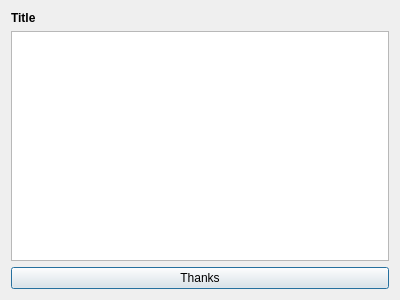
<?xml version="1.0" encoding="UTF-8"?>
<ui version="4.0">
 <class>DialogShowFunc</class>
 <widget class="QDialog" name="DialogShowFunc">
  <property name="geometry">
   <rect>
    <x>0</x>
    <y>0</y>
    <width>400</width>
    <height>300</height>
   </rect>
  </property>
  <property name="windowTitle">
   <string>Dialog</string>
  </property>
  <layout class="QGridLayout" name="gridLayout">
   <item row="0" column="0">
    <widget class="QLabel" name="labelTitle">
     <property name="font">
      <font>
       <weight>75</weight>
       <bold>true</bold>
      </font>
     </property>
     <property name="text">
      <string>Title</string>
     </property>
    </widget>
   </item>
   <item row="1" column="0">
    <widget class="QTextBrowser" name="textBrowser"/>
   </item>
   <item row="2" column="0">
    <widget class="QPushButton" name="btnThanks">
     <property name="text">
      <string>Thanks</string>
     </property>
    </widget>
   </item>
  </layout>
 </widget>
 <resources/>
 <connections/>
</ui>
